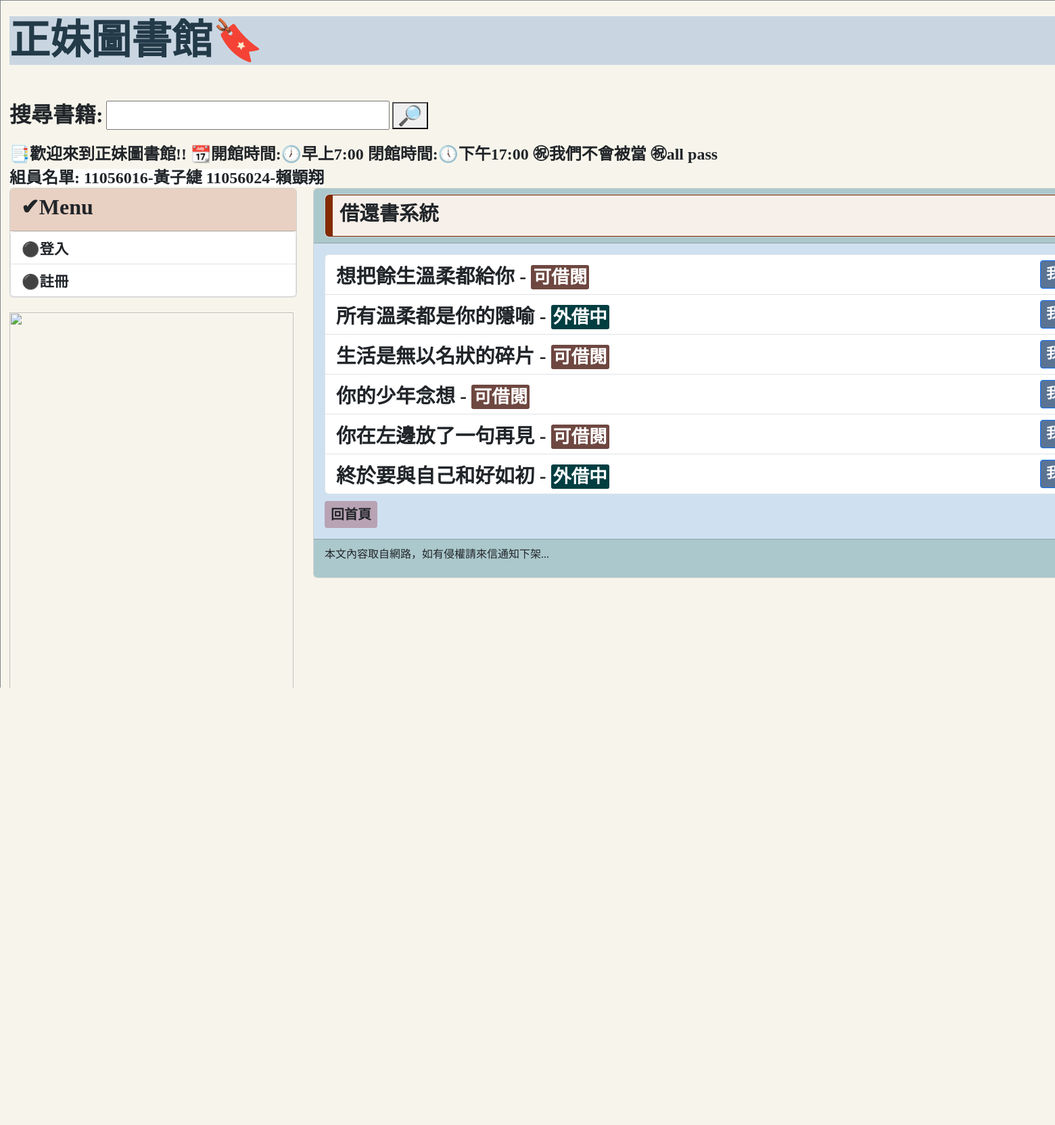
The app's page /book_list/, older data.
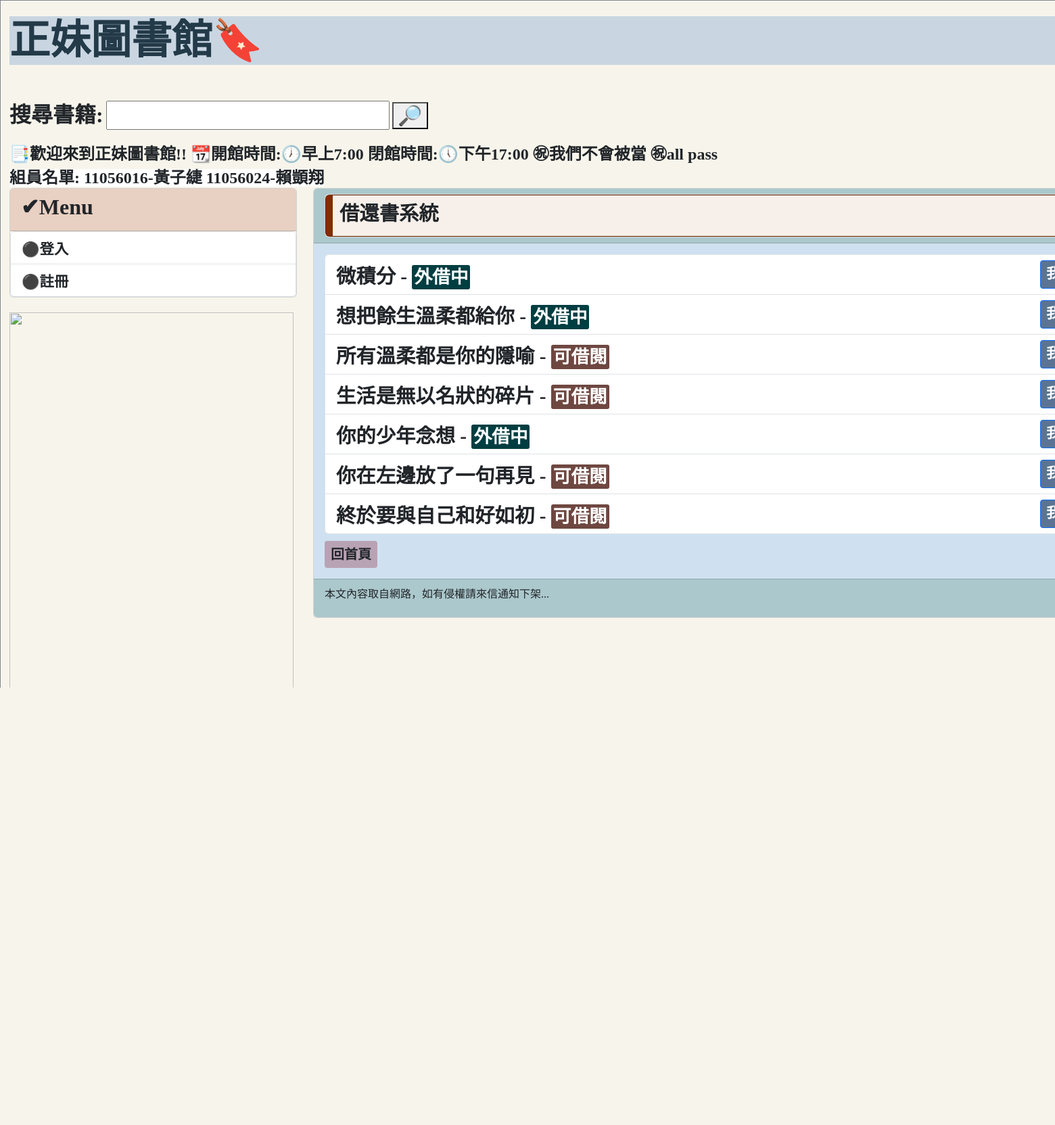
The same page, newer data.
### mysite/models.py (models this page shows, shortened)
class Post(models.Model):
    title = models.CharField(max_length=200)
    slug = models.CharField(max_length=200)
    body = models.TextField()
    pub_date = models.DateTimeField(auto_now_add=True)
    isBorrow = models.BooleanField(("外借中"),default=True)
    class Meta:
        ordering = ('-pub_date',)

### mysite/views.py (the view)
# urls.py: path('book_list/', mv.book_list, name='book_list'),
def book_list(request):
    books = Post.objects.all()
    return render(request, 'book_list.html', {'books': books})

### templates/book_list.html (shortened to what this page needs)
{% extends "base.html" %}
{% block headmessage %}
    <div class="card" style="background-color:#f70ea;">
        <div class="card"; style="background-color:#842B00;">
            <h3 style="font-family:微軟正黑體; font-weight:bold;  font-size: 22pt; background-color:#F7F0EA; margin-left: 10px; margin-bottom: 0px; padding: 10px">借還書系統
            </h3>
        </div>
    </div>
{% endblock %}
{% block content %}
    {% if books %}
        <ul class="list-group">
            {% for book in books %}
                <li class="list-group-item d-flex justify-content-between align-items-center" style="font-family:微軟正黑體; font-weight:bold;  font-size: 22pt;">
                    <div>
                        <strong>{{ book.title }}</strong> - {{ book.write }}
                        {% if book.isBorrow %}
                        <span style="font-size: 20pt;color:white;background-color:#013E41;border: 1px soild white; padding: 3px; border-radius: 3px;">外借中</span>
                        {% else %}
                            <span style="font-size: 20pt;color:white;background-color:#6E4740;border: 1px soild white; padding: 3px; border-radius: 3px;">可借閱</span>
                        {% endif %}
                    </div>
                    <div>
                        <a href="{% url 'borrow_book' book.id %}" class="btn btn-primary btn-sm" style="font-family:微軟正黑體; font-weight:bold;  font-size: 16pt; background-color:#5B7493;" >我要借書</a>
                    </div>
                </li>
            {% endfor %}
        </ul>
    {% else %}
        <p>No books available.</p>
    {% endif %}
    <a class="btn btn-sm" style=" font-family:微軟正黑體; font-weight:bold; background-color:#b8a3b4;font-size:15pt; margin-top: 10px;" href='/'>回首頁</a>
{% endblock %}

### templates/base.html (shortened to what this page needs)
<!DOCTYPE>
<html>
    <head>
        <link href="https://cdn.jsdelivr.net/npm/bootstrap@5.3.2/dist/css/bootstrap.min.css" rel="stylesheet">
    </head>
    <body>
        <table align="center" border="1" width="1800" >
            <tr>
                <td>
                    <div class="container-fluid" style='background-color:#F7F5EB'>
                        {% include "header.html" %}
                        <div class="row">
                            <div class="col-sm-3 col-md-3">
                                <div class="card">
                                    <div class="card-header" style='background-color:#e8d0c2'>
                                        <h3 style='font-family:微軟正黑體;font-weight:bold;font-size:24pt;'>	&#x2714;Menu </h3>
                                    </div>
                                    <div calss="card-body">
                                        <div class="list-group" style='font-family:微軟正黑體;font-weight:bold;font-size:16pt;'>
                                            {% if request.user.is_active %}
                                                {% if request.user.is_superuser%}
                                                    <a href='/' class="list-group-item" > 	&#x26AB;HOME</a>
                                                    <a href="{% url 'logout' %}"  class="list-group-item">&#x26AB;登出</a>
                                                    <a href="{% url 'forms' %}" class="list-group-item">	&#x26AB;評論區</a>
                                                    <a href="{% url 'book_list' %}" class="list-group-item">&#x26AB;借還書系統</a>
                                                    <a href="{% url 'profile' %}" class="list-group-item">&#x26AB;個人資料維護</a>
                                                    <a href="{% url 'borrowList' %}" class="list-group-item">&#x26AB;借閱紀錄</a>
                                                    <a href="{% url 'addbook' %}" class="list-group-item">&#x26AB;新增書籍</a>
                                                {% else %}
                                                    <a href='/' class="list-group-item" > 	&#x26AB;HOME</a>
                                                    <a href="{% url 'logout' %}"  class="list-group-item">&#x26AB;登出</a>
                                                    <a href="{% url 'forms' %}" class="list-group-item">	&#x26AB;評論區</a>
                                                    <a href="{% url 'book_list' %}" class="list-group-item">&#x26AB;借還書系統</a>
                                                    <a href="{% url 'borrowList' %}" class="list-group-item">&#x26AB;借閱紀錄</a>
                                                    <a href="{% url 'profile' %}" class="list-group-item">&#x26AB;個人資料維護</a>
                                                {% endif %}
                                            {% else %}
                                                <a href="{% url 'login' %}"  class="list-group-item">&#x26AB;登入</a>
                                                <a href="{% url 'register' %}"  class="list-group-item">&#x26AB;註冊</a>
                                            {%endif%}
                                        </div>
                                    </div>
                                </div><br>
                                {% load static %}
                                <img src="{% static "images\ppp2.jpg" %}"width="420" height="1200" >
                            </div>
                            <div class="col-sm-9 col-md-9">
                                <div class="card">
                                    <div class="card-header" style="background-color:abc8cc;">
                                        {% block headmessage %}{% endblock %}
                                    </div>
                                    <div class="card-body" style="background-color:cfe1f1;">
                                        {% block content %} {% endblock %}
                                    </div>
                                    <div class="card-footer" style="background-color:abc8cc;">
                                        {% include 'footer.html' %}
                                    </div>
                                </div>
                            </div>
                        </div>
                    </div>
                </td>
            </tr>
        </table>
    </body>
</html>

### templates/header.html (shortened to what this page needs)
<br>
<h1 style="font-family:微軟正黑體;font-weight:bolder;font-size:45pt;background-color:C9D6E2;color:233A48;">正妹圖書館&#x1F516;</h1>
<p align="right ">
<form methon="POST" action="/search/">
    <label for="site-search;"  style="font-family:微軟正黑體;font-weight:bolder;font-size:24pt;">搜尋書籍:</label>
    <input type="text" id="site-search" name="q"  style="font-family:微軟正黑體;font-weight:bolder;font-size:24pt;">
    <button type="submit" style="font-family:微軟正黑體;font-weight:bolder;font-size:22pt;">&#x1F50E;</button></p>
<marquee behavior=alternate><font size="5" style="font-family:微軟正黑體;font-weight:bolder">&#x1F4D1;歡迎來到正妹圖書館!! &#x1F4C6;開館時間:&#x1F556;早上7:00 閉館時間:&#x1F554;下午17:00 &#x3297;我們不會被當 &#x3297;all pass</marquee></font>
<font size="5" style="font-family:微軟正黑體;font-weight:bolder;background-color:FFFFFF;" >組員名單: 11056016-黃子緁 11056024-賴顗翔 </font><br>
{% load static %}
<div class='well'><body background="https://i.pinimg.com/564x/c3/ee/ae/c3eeaee5ee30eb8aa578e013f87bf029.jpg">
</div>

### templates/footer.html
{% block footer %}
    {% if now %}
    <p style='font-family:微軟正黑體;font-weight:bold;font-size:18pt;'>現在時刻：{{ now }}</p>
    {% else %}
    <p style='font-family:微軟正黑體;'>本文內容取自網路，如有侵權請來信通知下架...</p>
    {% endif %}
{% endblock %}

Row changes from the older to the newer data that the page shows:
added Post: title "微積分", isBorrow "外借中"
changed Post "想把餘生溫柔都給你": isBorrow "可借閱" → "外借中"
changed Post "所有溫柔都是你的隱喻": isBorrow "外借中" → "可借閱"
changed Post "你的少年念想": isBorrow "可借閱" → "外借中"
changed Post "終於要與自己和好如初": isBorrow "外借中" → "可借閱"
